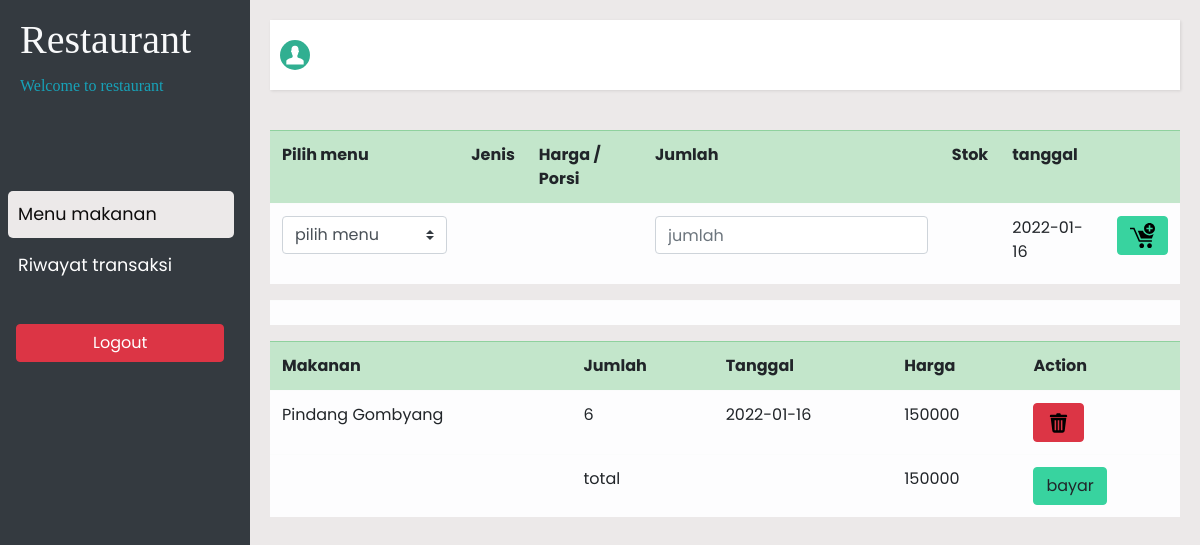
The app's page /user/index.php with its own data.
### tables this page shows
CREATE TABLE `detail_transaksi` (
  `id_transaksi` int(100) NOT NULL,
  `id_makanan` int(100) NOT NULL,
  `qty` int(100) NOT NULL,
  `sub_total` int(100) NOT NULL
);

CREATE TABLE `menu` (
  `id_makanan` int(100) NOT NULL,
  `nama_makanan` varchar(100) NOT NULL,
  `jenis_makanan` varchar(100) NOT NULL,
  `gambar` varchar(100) NOT NULL,
  `stok` int(100) NOT NULL,
  `harga` int(100) NOT NULL
);

### config.php (called while the page is built, shortened)
<?php
	class database{
		var $host = "localhost";
		var $username = "root";
		var $password = "";
		var $db = 'pemesanan_makanan';
		function __construct(){
			$koneksi = $this->koneksi = mysqli_connect($this->host, $this->username, $this->password, $this->db);
		}
	}
?>

### user/index.php (the view, shortened to what this page needs)
<?php
    include ('fungsi.php');
    $data = new datapesanan();
?>
<!DOCTYPE html>
<html lang="en">
<head>
    <link rel="stylesheet" href="fonts/icomoon/style.css">
<link rel="stylesheet" href="../css/owl.carousel.min.css">
<link rel="stylesheet" href="../css/bootstrap.min.css">
<link rel="stylesheet" href="../css/style.css">
<link rel="stylesheet" href="css/style.css">
</head>
<body>
<div class="wrapper">
<nav id="sidebar" class="position-fixed fixed-top fixed-bottom bg-dark">
            <div class="sidebar-header pt-3">
                <h1 class="text-light" style="font-family: cursive;">Restaurant</h1>
                <p class="text-info" style="font-family: cursive;font-size:medium;">Welcome to restaurant</p>
            </div>
            <ul class="list-unstyled components pl-2 pr-3 ">
                <p></p>
                <li id="activ-pembayaran" class="active mb-1">
                    <a href="" data-toggle="collapse" aria-expanded="false" id="btn-pembayaran ">Menu makanan</a>
                </li>
                <li id="activ-riwayat ">
                    <a href="riwayat.php" data-toggle="collapse" aria-expanded="false" id="btn-riwayat">Riwayat transaksi</a>
                </li>
            </ul>
            <button type="submit" class="btn btn-danger col-md-10 ml-3"><a href="logout.php">Logout</a></button>
</nav>
<div id="content">
<nav class="navbar">
        <a href="" class="navbar-brand">
            <img src="../images/akun.svg" alt="" width="30" height="30" class="d-inline-block align-top">
        </a>
</nav>
<div id="pembayaran" >
  <table class="table">
      <tr  class="table-success">
          <th>Pilih menu</th>
          <th>Jenis</th>
          <th>Harga / Porsi</th>
          <th>Jumlah</th>
          <th>Stok</th>
          <th>tanggal</th>
          <th></th>
      </tr>
    <form action="proses_pemesanan.php" method="post">
        <tr class="table-light">
            <td>
                <select id="menu" class="custom-select custom-sel " name="menu">
                    <option value="kosong">pilih menu</option>
                    <?php
                      $data->data_menu();
                    ?>
                </select>
            </td>
            <td id="jenis"></td>
            <td id="harga"></td>
            <td>
                <input type="text" name="jumlah" placeholder="jumlah" class="form-control">
            </td>
            <td id="stok"></td>
            <td>
                <label class="form-label"><?= date('Y-m-j'); ?></label>
            </td>
            <td>
                <button type="submit" value="tambah" class="btn btn-primary" name="btn-simpan">
                <img src="../images/addkeranjang.svg" alt="" width="25" height="25" class="d-inline-block align-top">
                </button>
            </td>
        </tr>
    </form>
  </table>
    <table class="table table-light">
        <tr>
            <td id="gambar"></td>
        </tr>
    </table>
  <table class="table">
      <tr class="table-success">
          <th>Makanan</th>
          <th>Jumlah</th>
          <th>Tanggal</th>
          <th>Harga</th>
          <th>Action</th>
      </tr>
            <?php echo $data->tampil_detail_transaksi();
            ?>
  </table>
 </div>
</div>
</body>
</html>

### user/fungsi.php (shortened to what this page needs)
<?php
    include('../config.php');
    class datapesanan extends database{
				?>
                        <?php
        function tampil_detail_transaksi(){
            $query = mysqli_query($this->koneksi,"select * from transaksi order by id_transaksi desc");
            $arrTransaksi = mysqli_fetch_array($query);
            $idtr = $arrTransaksi['id_transaksi'];
            $id = $idtr+1;
                $qdata = mysqli_query($this->koneksi,"select * from detail_transaksi ,menu where id_transaksi ='$id' and detail_transaksi.id_makanan=menu.id_makanan order by id_transaksi desc");
                 $row = mysqli_num_rows($qdata);
                if ($row == 0) {
                    ?>
                            <td></td>
                            <td> data kosong silahkan input menu </td>
                            <td></td>
                            <td></td>
                    <?php
                }else{
                while ($arr= mysqli_fetch_array($qdata)) {
                    ?>
                        <tr class="table-light">
                        <td><?= $arr['nama_makanan']; ?></td>
                        <td><?= $arr['qty']; ?></td>
                        <td><?= date('Y-m-j'); ?></td>
                        <td><?= $arr['sub_total']; ?></td>
                        <td><button type="submit" class="btn btn-danger" name="btn-hapus-pesanan"><a href="proses_pemesanan.php?action=delete&id=<?=$arr['id_makanan'];?>&jmlh=<?=$arr['qty'];?>"><img src="../images/sampah.svg" alt="" width="25" height="25" class="d-inline-block align-top"></a></button></td>
                        </tr>
                    <?php
                }
                ?>
                    <tr class="table-light">
                    <form action="proses_pemesanan.php" method="post">
                        <td></td>
                        <td>total</td>
                        <td></td>
                        <td>
                            <?php
                                $qry = mysqli_query($this->koneksi,"select sum(sub_total) as total from detail_transaksi where id_transaksi = '$id' ");
                                $arr = mysqli_fetch_array($qry);
                                echo $arr['total'];
                            ?>
                        </td>
                        <td>
                            <input type="submit" value="bayar" class="btn btn-primary" name="btn-bayar">
                        </td>
                    </form>
                    </tr>
                <?php
                }
        }
    }
?>

### css/style.css (style rules this page uses)
body { font-family: "Roboto", sans-serif; background-color: #f8fafb; }
p { color: #b3b3b3; font-weight: 300; }
h1, h2, h3, h4, h5, h6, .h1, .h2, .h3, .h4, .h5, .h6 { font-family: "Roboto", sans-serif; }
a { -webkit-transition: .3s all ease; -o-transition: .3s all ease; transition: .3s all ease; }

### user/css/style.css (style rules this page uses)
body { font-family: 'Poppins', sans-serif; background: #ece9e9; }
p { font-family: 'Poppins', sans-serif; font-size: 1.1em; font-weight: 300; line-height: 1.7em; color: #999; }
a, a:hover, a:focus { color: inherit; text-decoration: none; transition: all 0.3s; }
.navbar { padding: 15px 10px; background: #fff; border: none; border-radius: 0; margin-bottom: 40px; box-shadow: 1px 1px 3px rgba(0, 0, 0, 0.1); }
.wrapper { display: flex; width: 100%; align-items: stretch; }
#sidebar { min-width: 250px; max-width: 250px; background: #09d476; color: #fff; transition: all 0.3s; float: left; position: relative; }
#sidebar .sidebar-header { padding: 20px; }
#sidebar ul.components { padding: 20px 0; }
#sidebar ul p { color: #fff; padding: 10px; }
#sidebar ul li a { padding: 10px; font-size: 1.1em; display: block; }
.active { color: rgb(14, 13, 13); background: #ece9e9; border-radius: 5px; }
a[data-toggle="collapse"] { position: relative; }
#content { width: 100%; padding: 20px; min-height: 100vh; transition: all 0.3s; }

### records on screen
detail_transaksi: id_makanan.nama_makanan "Pindang Gombyang", qty "6", sub_total "150000"

### other values on screen
$arr['total'] "150000"
